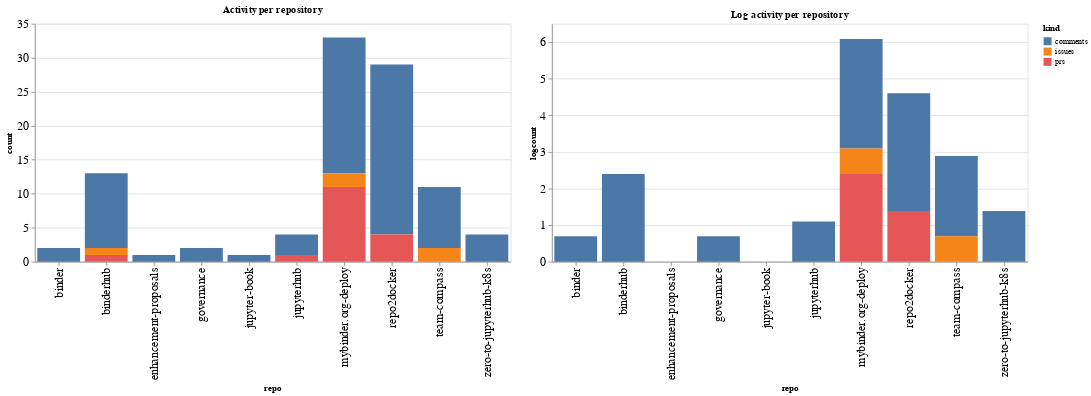

This figure's notebook cell:
### Code cell
ch1 = alt.Chart(repo_summaries, width=600, title="Activity per repository").mark_bar().encode(
    x='repo',
    y='count',
    color='kind',
    tooltip="kind"
)

ch2 = alt.Chart(repo_summaries, width=600, title="Log activity per repository").mark_bar().encode(
    x='repo',
    y='logcount',
    color='kind',
    tooltip="kind"
)

ch1 | ch2

### Figure 1 — Vega-Lite specification as saved in the notebook (floating-point values rounded to 4 significant figures)
{"config": {"axisLeft": {"labelFontSize": 15}, "axisBottom": {"labelFontSize": 15}}, "hconcat": [{"mark": "bar", "encoding": {"color": {"type": "nominal", "field": "kind"}, "tooltip": {"type": "nominal", "field": "kind"}, "x": {"type": "nominal", "field": "repo"}, "y": {"type": "quantitative", "field": "count"}}, "title": "Activity per repository", "width": 600}, {"mark": "bar", "encoding": {"color": {"type": "nominal", "field": "kind"}, "tooltip": {"type": "nominal", "field": "kind"}, "x": {"type": "nominal", "field": "repo"}, "y": {"type": "quantitative", "field": "logcount"}}, "title": "Log activity per repository", "width": 600}], "data": {"name": "data-0d8134a63e4a99b35d3cafd8b38fe2a6"}, "$schema": "https://vega.github.io/schema/vega-lite/v4.8.1.json", "datasets": {"data-0d8134a63e4a99b35d3cafd8b38fe2a6": [{"repo": "binder", "kind": "comments", "count": 2, "logcount": 0.6931}, {"repo": "binderhub", "kind": "comments", "count": 11, "logcount": 2.398}, {"repo": "binderhub", "kind": "issues", "count": 1, "logcount": 0.0}, {"repo": "binderhub", "kind": "prs", "count": 1, "logcount": 0.0}, {"repo": "enhancement-proposals", "kind": "comments", "count": 1, "logcount": 0.0}, {"repo": "governance", "kind": "comments", "count": 2, "logcount": 0.6931}, {"repo": "jupyter-book", "kind": "comments", "count": 1, "logcount": 0.0}, {"repo": "jupyterhub", "kind": "comments", "count": 3, "logcount": 1.099}, {"repo": "jupyterhub", "kind": "prs", "count": 1, "logcount": 0.0}, {"repo": "mybinder.org-deploy", "kind": "comments", "count": 20, "logcount": 2.996}, {"repo": "mybinder.org-deploy", "kind": "issues", "count": 2, "logcount": 0.6931}, {"repo": "mybinder.org-deploy", "kind": "prs", "count": 11, "logcount": 2.398}, {"repo": "repo2docker", "kind": "comments", "count": 25, "logcount": 3.219}, {"repo": "repo2docker", "kind": "prs", "count": 4, "logcount": 1.386}, {"repo": "team-compass", "kind": "comments", "count": 9, "logcount": 2.197}, {"repo": "team-compass", "kind": "issues", "count": 2, "logcount": 0.6931}, {"repo": "zero-to-jupyterhub-k8s", "kind": "comments", "count": 4, "logcount": 1.386}]}}
